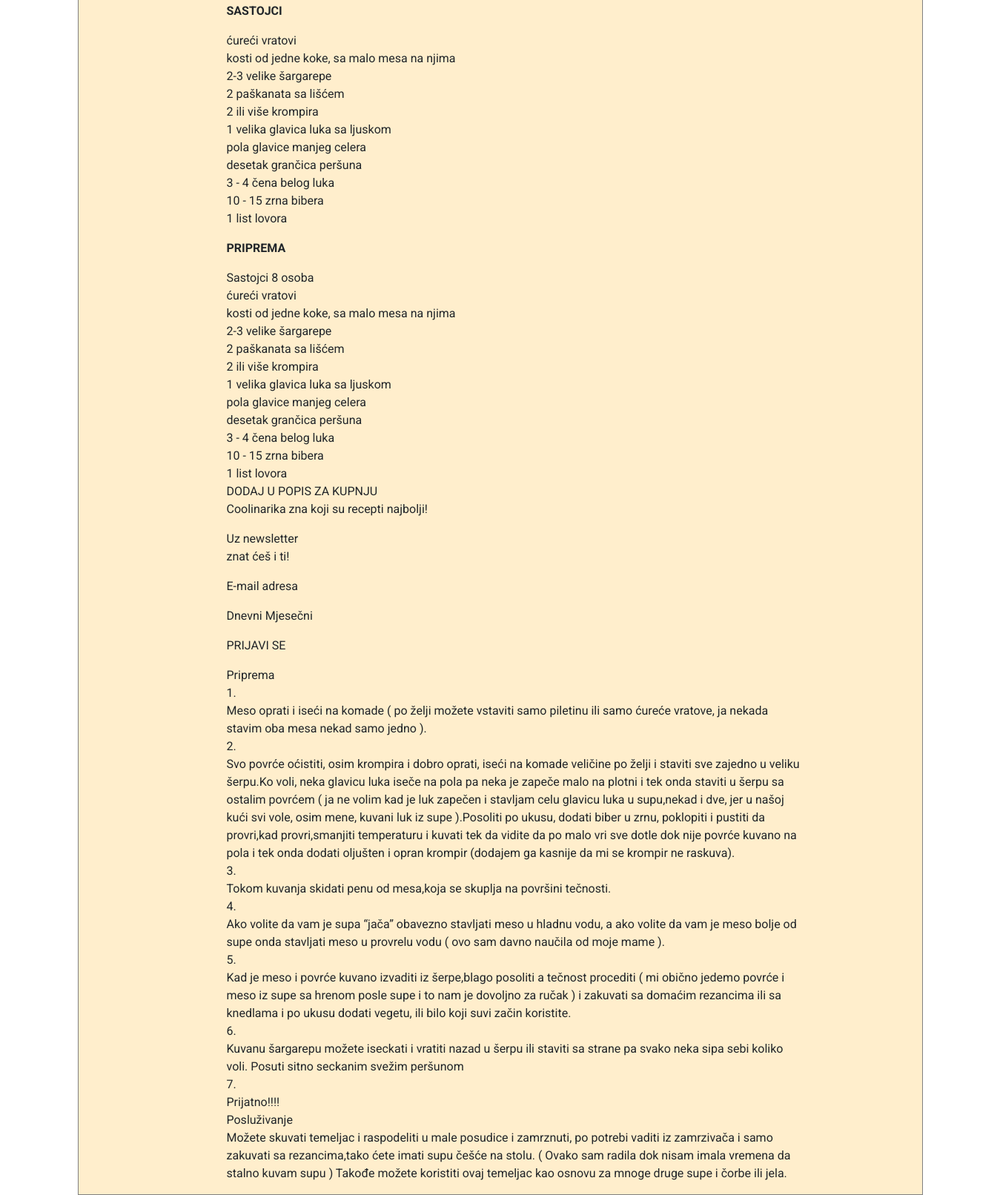
The app's page /recepti/6/ (lower part), older data.
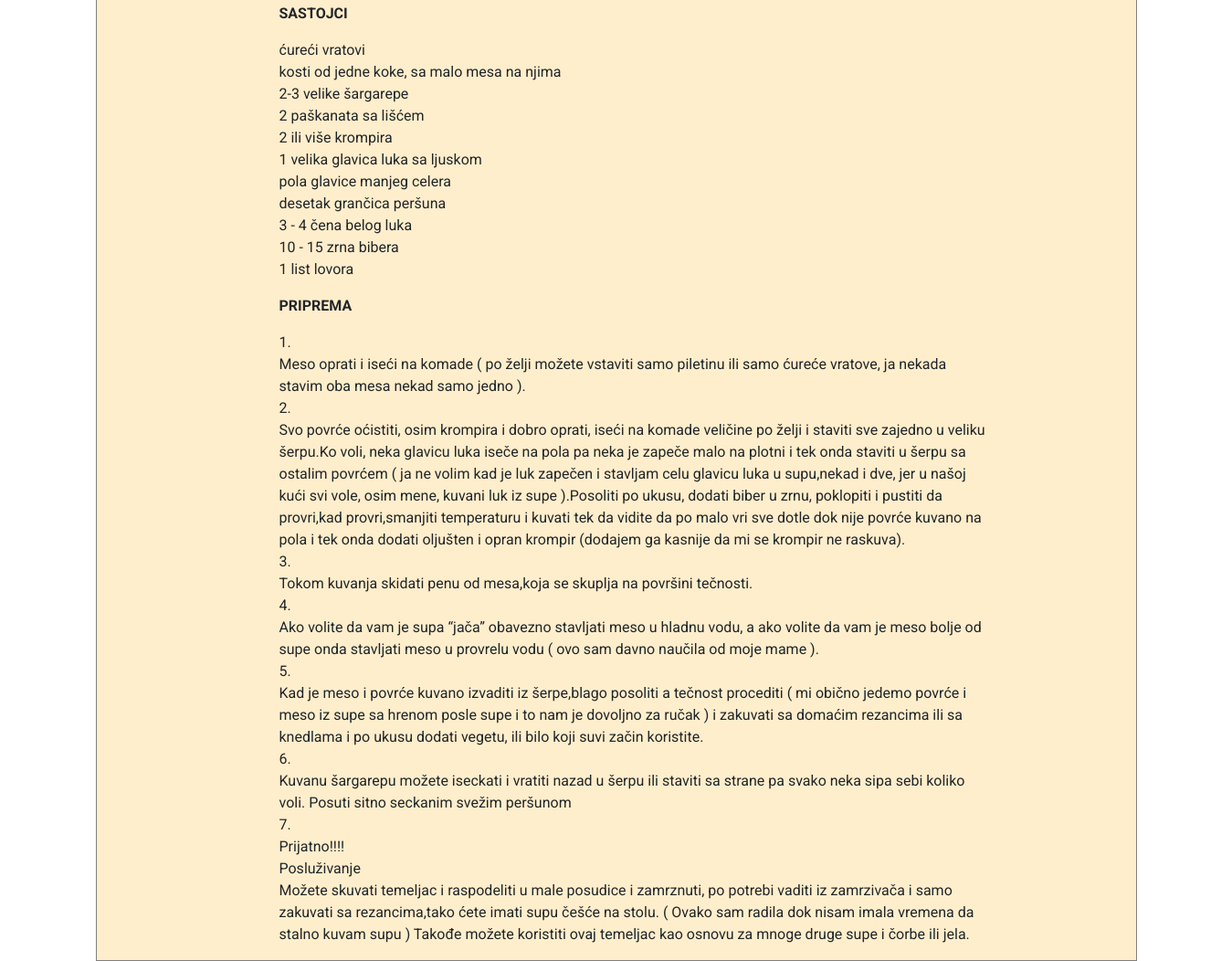
The same page, newer data.
### recepti/models.py (models this page shows, shortened)
class Jela(models.Model):
    ime = models.CharField(max_length=100)
    slika = models.FileField()
    kategorija = models.ForeignKey(Kategorije, on_delete=models.CASCADE, null=True)  # Doručak, Ručak, Večera, Užina
    sastojci = models.ManyToManyField(Sastojci)
    sastojci_opis = models.TextField(null=True)
    nacin_pripreme = models.TextField()
    je_vegeterijansko = models.BooleanField(default=False)
    class Meta:
        verbose_name_plural = "Jela"

### recepti/views.py (the view)
# urls.py: path('recepti/<int:pk>/', views.DetailView.as_view(), name='detalji'),
class DetailView(generic.DetailView):  # detalji recepta
    context_object_name = 'jelo'
    model = Jela
    template_name = 'recepti/detail.html'

### recepti/templates/recepti/detail.html (shortened to what this page needs)
{% extends 'recepti/base.html' %}
{% load staticfiles %}
{% block body %}
  <link rel="stylesheet" type="text/css" href="{% static 'recepti/detail.css' %}" >
    <div class="container">
         <div class="recept">
            <div class="sastojci">
                <P class="prvi" style="font-weight: bold;">SASTOJCI</P>
                <p> {{jelo.sastojci_opis|linebreaks}}</p>
            </div>
            <div class="priprema">
                <P class="drugi" style="font-weight: bold;">PRIPREMA</P>
                <p> {{jelo.nacin_pripreme|linebreaks}}</p>
            </div>
         </div>
    </div>
{% endblock %}

Row changes from the older to the newer data that the page shows:
changed Jela: nacin_pripreme "Sastojci 8 osoba ćureći vratovi kosti od jedne koke, sa malo mesa na njima 2-3 velike šargarepe 2 paškanata sa lišćem 2 ili više krompira 1 velika glavica luka sa ljuskom pola glavice manjeg celera desetak grančica peršuna 3 - 4 čena belog luka 10 - 15 zrna bibera 1 list lovora DODAJ U POPIS ZA KUPNJU Coolinarika zna koji su recepti najbolji! Uz newsletter znat ćeš i ti! E-mail adresa Dnevni Mjesečni PRIJAVI SE Priprema 1. Meso oprati i…" → "1. Meso oprati i…"
